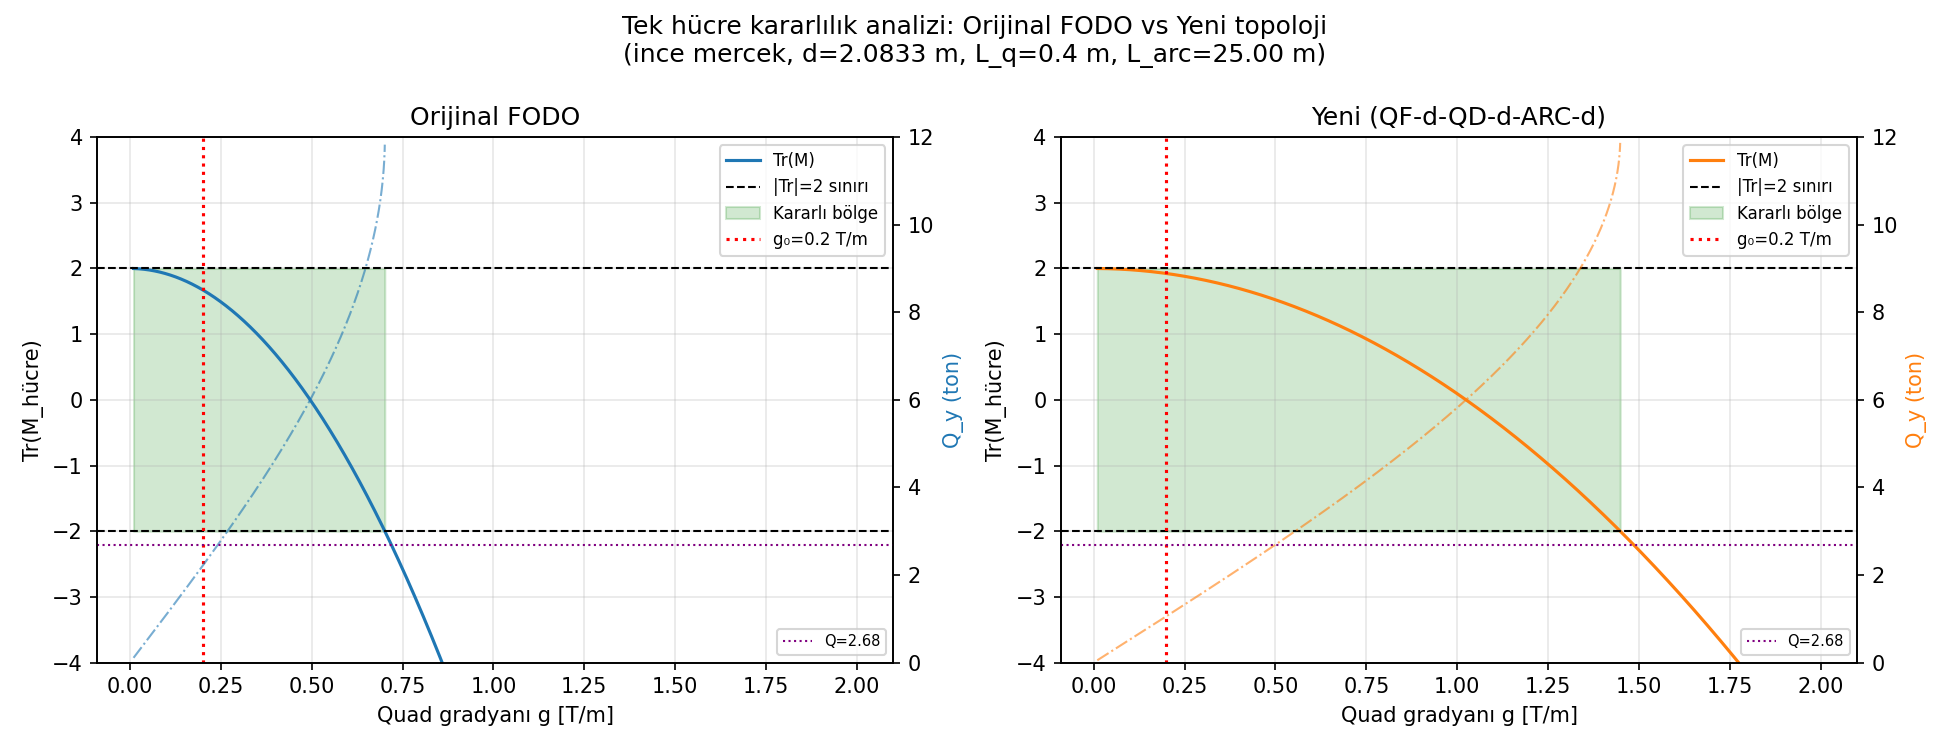

This figure's Python source:
#!/usr/bin/env python3
"""find_stable_gradient.py — Yeni topoloji için kararlı quad gradyan aralığı.

Tek hücre transfer matrisi (dikey düzlem, ince mercek yaklaşımı):

  Yeni topoloji:  QF → drift(d) → QD → drift(d) → ARC(2*L_def) → drift(2*d)
  Orijinal FODO:  ARC(L_def) → drift(d) → QF → drift(d) →
                  ARC(L_def) → drift(d) → QD → drift(d)

Kararlılık koşulu: |Tr(M_hücre)| < 2

Çıktı:
  - Her iki topoloji için kararlı g aralığı
  - Orijinal tasarım g₀=0.2 T/m'yi kararlı kılan yeni g değeri
  - Betatron faz ilerlemesi μ (hedef: 0 < μ < π)
"""

import numpy as np
import matplotlib
matplotlib.use("Agg")
import matplotlib.pyplot as plt

# ── Lattice parametreleri ────────────────────────────────────────────────────
R0      = 95.49        # m
nFODO   = 24
d       = 2.0833       # drift uzunluğu [m]
L_q     = 0.4          # quad uzunluğu [m]
g0      = 0.2          # mevcut gradyan [T/m]

# Fizik sabitleri (frozen-spin proton)
M_P_GEV = 0.938272046
G_P     = 1.792847356
p_magic = M_P_GEV / np.sqrt(G_P)   # GeV/c
C_LIGHT = 299792458.0
Q_E     = 1.602176565e-19
M_P_KG  = 1.672621777e-27
p_SI    = p_magic * 1e9 * Q_E / C_LIGHT   # kg·m/s (rMv = p/q)
Brho    = p_SI / Q_E   # manyetik rijidite [T·m]

# Arc uzunlukları
L_def = np.pi * R0 / nFODO          # yarı-hücre arc = π*R0/nFODO [m]
L_arc_per_cell = 2 * L_def          # tek deflektör arc uzunluğu [m]
print(f"L_def = {L_def:.3f} m,  2*L_def = {L_arc_per_cell:.3f} m")
print(f"Manyetik rijidite Bρ = {Brho:.4f} T·m")
print(f"Orijinal gradyan g0 = {g0} T/m  →  f = Bρ/(g0*L_q) = {Brho/(g0*L_q):.2f} m")


def transfer_matrix_thin(g, topo="yeni"):
    """Tek FODO hücresi transfer matrisi (dikey, ince mercek).

    g > 0: QF dikey odaklama, QD dikey defocusing
    topo = "yeni": QF-drift-QD-drift-ARC-drift
    topo = "orijinal": ARC-drift-QF-drift-ARC-drift-QD-drift
    """
    f = Brho / (g * L_q)   # ince mercek odak uzaklığı [m]

    def drift(l):
        return np.array([[1, l], [0, 1]])

    def qf():  # dikey odaklama
        return np.array([[1, 0], [-1/f, 1]])

    def qd():  # dikey defocusing
        return np.array([[1, 0], [+1/f, 1]])

    if topo == "yeni":
        # QF → drift(d) → QD → drift(d) → ARC(2*L_def) → drift(2*d)
        M = drift(2*d) @ drift(L_arc_per_cell) @ drift(d) @ qd() @ drift(d) @ qf()
    else:
        # ARC(L_def) → drift(d) → QF → drift(d) → ARC(L_def) → drift(d) → QD → drift(d)
        M = drift(d) @ qd() @ drift(d) @ drift(L_def) @ drift(d) @ qf() @ drift(d) @ drift(L_def)
    return M


# ── Gradyan taraması ─────────────────────────────────────────────────────────
g_vals = np.linspace(0.01, 2.0, 5000)
trace_yeni     = []
trace_orijinal = []

for g in g_vals:
    M_y = transfer_matrix_thin(g, "yeni")
    M_o = transfer_matrix_thin(g, "orijinal")
    trace_yeni.append(np.trace(M_y))
    trace_orijinal.append(np.trace(M_o))

trace_yeni     = np.array(trace_yeni)
trace_orijinal = np.array(trace_orijinal)

# Kararlılık: |Tr| < 2
stable_yeni     = np.abs(trace_yeni) < 2.0
stable_orijinal = np.abs(trace_orijinal) < 2.0

print("\n── Orijinal FODO kararlı aralık ──────────────────────────────")
g_orig_stable = g_vals[stable_orijinal]
if len(g_orig_stable):
    print(f"  g ∈ [{g_orig_stable[0]:.4f}, {g_orig_stable[-1]:.4f}] T/m")
    print(f"  Mevcut g0={g0} T/m kararlı: {stable_orijinal[np.argmin(np.abs(g_vals-g0))]}")
    M_orig = transfer_matrix_thin(g0, "orijinal")
    mu_orig = np.arccos(np.trace(M_orig)/2) * 180/np.pi
    print(f"  g0={g0}: Tr={np.trace(M_orig):.4f}, μ={mu_orig:.1f}°, "
          f"Q={mu_orig*nFODO/360:.3f}")

print("\n── Yeni topoloji kararlı aralık ──────────────────────────────")
g_yeni_stable = g_vals[stable_yeni]
if len(g_yeni_stable):
    print(f"  g ∈ [{g_yeni_stable[0]:.4f}, {g_yeni_stable[-1]:.4f}] T/m")
    # Orijinal ile aynı tonu veren g bul
    target_trace = np.trace(transfer_matrix_thin(g0, "orijinal"))
    idx = np.argmin(np.abs(trace_yeni - target_trace))
    if stable_yeni[idx]:
        g_match = g_vals[idx]
        M_match = transfer_matrix_thin(g_match, "yeni")
        mu_match = np.arccos(np.trace(M_match)/2) * 180/np.pi
        print(f"  Orijinal tonu (Tr={target_trace:.4f}) veren g = {g_match:.4f} T/m")
        print(f"  μ={mu_match:.1f}°, Q={mu_match*nFODO/360:.3f}")
else:
    print("  Kararlı bölge bulunamadı (g < 2 T/m'de)")

# Özel noktalar: ton hedefleri
print("\n── Hedef ton Q_y ≈ 2.68 için g değerleri ────────────────────")
Q_target = 2.68
mu_target = Q_target * 360 / nFODO  # derece
trace_target = 2 * np.cos(np.radians(mu_target))
print(f"  Q={Q_target} → μ={mu_target:.2f}° → Tr_hedef={trace_target:.4f}")

for topo, traces, label in [("orijinal", trace_orijinal, "Orijinal"),
                              ("yeni",     trace_yeni,     "Yeni topoloji")]:
    diffs = np.abs(traces - trace_target)
    idx = np.argmin(diffs)
    if abs(traces[idx] - trace_target) < 0.05 and stable_orijinal[idx] if topo=="orijinal" else stable_yeni[idx]:
        g_q = g_vals[idx]
        print(f"  {label}: g = {g_q:.4f} T/m  (Tr={traces[idx]:.4f})")
    else:
        print(f"  {label}: Q_y={Q_target} bu topolojide bu g aralığında bulunamadı")

# ── Figür ────────────────────────────────────────────────────────────────────
fig, axes = plt.subplots(1, 2, figsize=(13, 5))

for ax, traces, label, color in [
        (axes[0], trace_orijinal, "Orijinal FODO", "C0"),
        (axes[1], trace_yeni,     "Yeni (QF-d-QD-d-ARC-d)", "C1")]:
    ax.plot(g_vals, traces, color, lw=1.5, label="Tr(M)")
    ax.axhline( 2, color="k", ls="--", lw=1, label="|Tr|=2 sınırı")
    ax.axhline(-2, color="k", ls="--", lw=1)
    ax.fill_between(g_vals, -2, 2, where=np.abs(traces)<2,
                    alpha=0.18, color="g", label="Kararlı bölge")
    ax.axvline(g0, color="r", ls=":", lw=1.5, label=f"g₀={g0} T/m")
    ax.set_xlabel("Quad gradyanı g [T/m]")
    ax.set_ylabel("Tr(M_hücre)")
    ax.set_ylim(-4, 4)
    ax.set_title(label)
    ax.legend(fontsize=8)
    ax.grid(alpha=0.3)
    # İkinci eksen: ton
    ax2 = ax.twinx()
    with np.errstate(invalid="ignore"):
        mu_deg = np.where(np.abs(traces) < 2,
                          np.degrees(np.arccos(np.clip(traces/2, -1, 1))), np.nan)
    q_vals = mu_deg * nFODO / 360
    ax2.plot(g_vals, q_vals, color, lw=1, ls="-.", alpha=0.6)
    ax2.axhline(2.68, color="purple", ls=":", lw=1, label="Q=2.68")
    ax2.set_ylabel("Q_y (ton)", color=color)
    ax2.set_ylim(0, 12)
    ax2.legend(fontsize=7, loc="lower right")

plt.suptitle("Tek hücre kararlılık analizi: Orijinal FODO vs Yeni topoloji\n"
             f"(ince mercek, d={d} m, L_q={L_q} m, L_arc={L_arc_per_cell:.2f} m)")
plt.tight_layout()
plt.savefig("find_stable_gradient.png", dpi=150)
print("\nFigür: find_stable_gradient.png")
